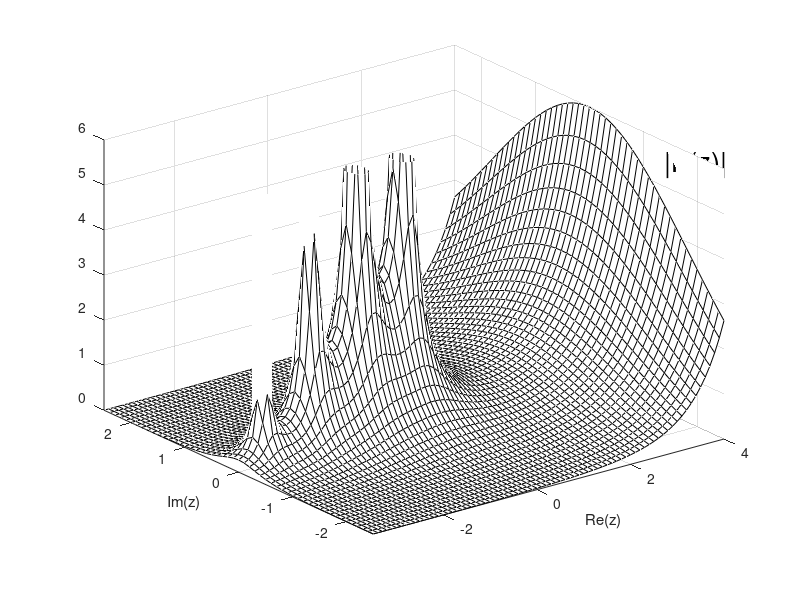

This figure's MATLAB source:
% p31.m - gamma function via complex integral, trapezoid rule

  N = 70; theta = -pi + (2*pi/N)*(.5:N-.5)';
  c = -11;                     % center of circle of integration
  r = 16;                      % radius of circle of integration
  x = -3.5:.1:4; y = -2.5:.1:2.5;
  [xx,yy] = meshgrid(x,y); zz = xx + 1i*yy; gaminv = 0*zz;
  for i = 1:N          
    t = c + r*exp(1i*theta(i));
    gaminv = gaminv + exp(t)*t.^(-zz)*(t-c);
  end
  gaminv = gaminv/N; gam = 1./gaminv; clf, mesh(xx,yy,abs(gam))
  axis([-3.5 4 -2.5 2.5 0 6]), xlabel Re(z), ylabel Im(z)
  text(4,-1.4,5.5,'|\Gamma(z)|','fontsize',20), colormap(1e-6*[1 1 1]);
